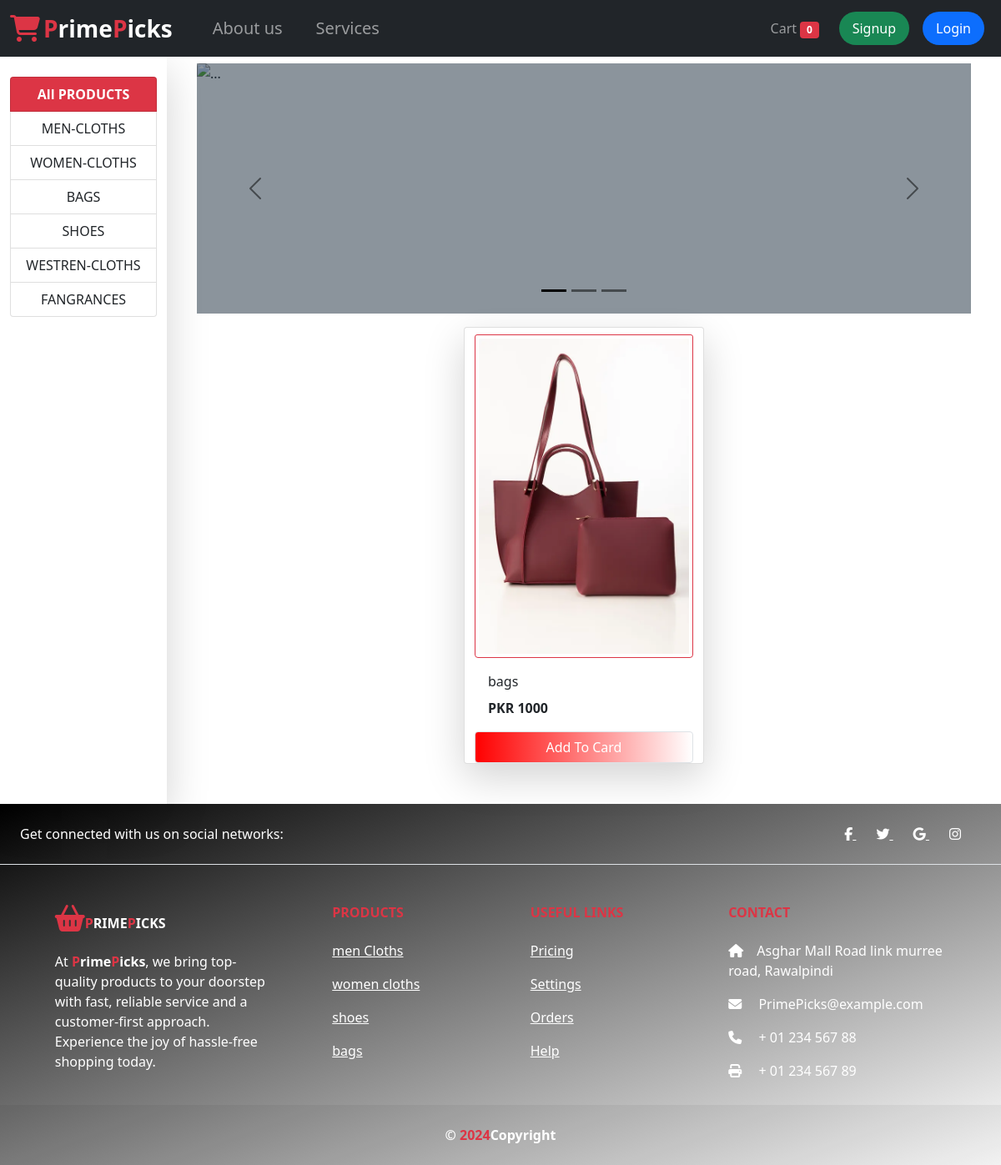
Screenshot of /?category=3 with the database file from the repository.
### app1/models/category.py (models this page shows, shortened)
class Category(models.Model):
    name=models.CharField(max_length=50)
    @staticmethod
    def get_all_categories():
        return Category.objects.all()

### app1/models/product.py (models this page shows, shortened)
class Product(models.Model):
    name=models.CharField(max_length=50)
    price=models.IntegerField(default=0)
    category=models.ForeignKey(Category,on_delete=models.CASCADE,default=1)
    description=models.CharField(max_length=200,default='',null=True,blank=True)
    image=models.ImageField(upload_to='images/products/')
    @staticmethod
    def get_all_products_by_category_id(category_id):
        if category_id:
            return Product.objects.filter(category=category_id)
        else:
            return Product.get_all_products()

### app1/views/home.py (the view, shortened to what this page needs)
# urls.py: path('',home.index.as_view(),name='homepage'),
class index(View):
    def get(self,request):
        cart=request.session.get('cart')
        if not cart:
            request.session['cart']={}
        products=None
        categories=Category.get_all_categories()
        categoryID=request.GET.get('category')
        if categoryID:
            products=Product.get_all_products_by_category_id(categoryID)
        else:
            products=Product.get_all_products()
        data={}
        data['products']=products
        data['categories']=categories
        return render(request,'index.html',data)

### app1/templatetags/cart.py (called while the page is built)
@register.filter(name='is_in_cart')
def is_in_cart(product,cart):
    keys=cart.keys()
    for id in keys:
        if int(id) ==product.id:
            return True
    return False

### app1/templates/index.html (shortened to what this page needs)
{% extends "base.html" %} {% block content %} {% load cart %}
<div class="container-fluid">
  <div class="row">
    <div class="col col-lg-2 mx-auto pt-4 border-5 shadow-lg">
      <div class="list-group">
        <a
          href="/"
          class="list-group-item list-group-item-action text-center bg-danger text-white fw-bolder"
          >All PRODUCTS</a
        >
        {% for category in categories %}
        <a
          href="/?category={{ category.id }}"
          class="list-group-item list-group-item-action text-center"
        >
          {{ category.name }}
        </a>
        {% endfor %}
      </div>
    </div>
    <div id="products" class="col-lg-10 mx-auto mt-2">
      <div class="container mb-3">
        <div
          id="carouselExampleDark"
          class="carousel carousel-dark slide"
          style="
            carousel::before {
              content: '';
              position: absolute;
              top: 0;
              width: 100%;
              bottom: 0;
              background: #034a6b;
              opacity: 0.5;
            }
          "
          data-bs-ride="carousel"
        >
          <div class="carousel-indicators">
            <button
              type="button"
              data-bs-target="#carouselExampleDark"
              data-bs-slide-to="0"
              class="active"
              aria-current="true"
              aria-label="Slide 1"
            ></button>
            <button
              type="button"
              data-bs-target="#carouselExampleDark"
              data-bs-slide-to="1"
              aria-label="Slide 2"
            ></button>
            <button
              type="button"
              data-bs-target="#carouselExampleDark"
              data-bs-slide-to="2"
              aria-label="Slide 3"
            ></button>
          </div>
          <div class="carousel-inner rounded" style="height: 300px">
            <div class="carousel-item active" data-bs-interval="10000">
              <img
                src="https://linkusuponline.com/wp-content/uploads/2019/08/e-commerce-banner-1024x341.jpg"
                class="d-block w-100 h-100 object-fit-cover"
                alt="..."
              />
            </div>
          </div>
          <button
            class="carousel-control-prev"
            type="button"
            data-bs-target="#carouselExampleDark"
            data-bs-slide="prev"
          >
            <span class="carousel-control-prev-icon" aria-hidden="true"></span>
          </button>
          <button
            class="carousel-control-next"
            type="button"
            data-bs-target="#carouselExampleDark"
            data-bs-slide="next"
          >
            <span class="carousel-control-next-icon" aria-hidden="true"></span>
          </button>
        </div>
      </div>
      <div class="row mx-auto">
        {% for product in products %}
        <div
          class="card mx-auto mb-5 shadow-lg pt-2"
          id="{{product.id}}"
          style="width: 18rem"
          id=""
        >
          <img
            src="{{product.image.url}}"
            class="card-img-top img-thumbnail border-danger"
          />
          <div class="card-body">
            <p class="card-title">{{product.name}}</p>
            <p class="card-text"><b>PKR {{product.price}}</b></p>
          </div>
          <div class="cart-footer p-0">
            {% if product|is_in_cart:request.session.cart %}
            <div class="row no-gutters">
              <form action="/#{{product.id}}" method="POST" class="col-2">
                {% csrf_token %}
                <input
                  hidden
                  type="text"
                  value="{{product.id}}"
                  name="product"
                />
                <input hidden type="text" value="True" name="remove" />
                <input
                  type="submit"
                  value="-"
                  class="btn btn-block"
                  style="
                    background: linear-gradient(
                      to right,
                      #ff0000 0%,
                      #ffffff 100%
                    );
                  "
                />
              </form>
              <div class="text-center col bg-gradient shadow-lg">
                {{product|cart_quantity:request.session.cart}} in cart
              </div>
              <form action="/#{{product.id}}" method="POST" class="col-2">
                {% csrf_token %}
                <input
                  hidden
                  type="text"
                  value="{{product.id}}"
                  name="product"
                />
                <input
                  type="submit"
                  value="+"
                  class="btn btn-block"
                  style="
                    background: linear-gradient(
                      to right,
                      #ff0000 0%,
                      #ffffff 100%
                    );
                  "
                />
              </form>
            </div>
            {% else %}
            <form action="/#{{product.id}}" method="POST" class="btn-block">
              <input
                class="float-right btn btn-light border form-control text-white"
                type="submit"
                style="
                  background: linear-gradient(
                    to right,
                    #ff0000 0%,
                    #ffffff 100%
                  );
                "
                value="Add To Card"
              />
            </form>
            {% endif %}
          </div>
        </div>
        {% endfor %}
      </div>
    </div>
  </div>
</div>
{% endblock %}

### app1/templates/index.html (style rules this page uses)
.carousel::before { content: ""; position: absolute; top: 0; width: 100%; bottom: 0; background: #182b3a; opacity: 0.5; z-index: 1; }
.carousel-item { position: relative; z-index: 0; }

### rows the page displays
Category: name "MEN-CLOTHS"
Category: name "WOMEN-CLOTHS"
Category: name "BAGS"
Category: name "SHOES"
Category: name "WESTREN-CLOTHS"
Category: name "FANGRANCES"
Product: image (picture), name "bags", price "1000"

### other values shown
{{ request.session.cart.keys|length }} "0"
